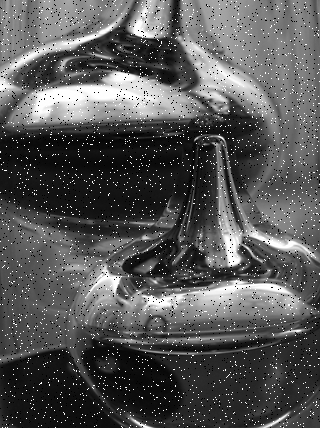
#> input picture HW2/noise_image.png, 320 x 428 px
$ python hw2.py
#> lines starting #> are read from the running program, lines starting #| are printed output that depends on the picture
#!/usr/bin/env python
# coding: utf-8

# In[1]:


import cv2
import numpy as np
import matplotlib.pyplot as plt
img = cv2.imread('noise_image.png')
#> img is the input picture: shape (428, 320, 3); min 0, max 255, mean 86.8
Height, width, channels = img.shape[:3]
#> Height = 428; width = 320; channels = 3
Mean_img= np.zeros((Height-2, width-2, 1), np.uint8)
Median_img= np.zeros((Height-2, width-2, 1), np.uint8)
noise_image_his=np.zeros(shape=256)
output1_his=np.zeros(shape=256)
output2_his=np.zeros(shape=256)
a= np.zeros((3,3))


# In[2]:


# mean filter
def Meanfilter(x,y,noiseimg):
    mean_value=0
    for i in range(0,3):
        for j in range(0,3):
            mean_value=mean_value+noiseimg[x+i,y+j,0]
    mean_value=mean_value//9
    return mean_value

for i in range(0,Height-2):
        for j in range(0,width-2):
            Mean_img[i,j,0]=Meanfilter(i,j,img)
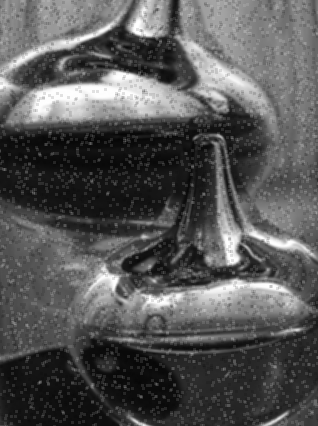
#> Mean_img: shape (426, 318, 1); min 5, max 254, mean 86.4
cv2.imwrite('output1.png',Mean_img)


# In[3]:


# median filter
def Medianfilter(x,y,sourceimg):

    for i in range(0,3):
            for j in range(0,3):
                a[i,j]=sourceimg[x+i,y+j,0]

    for n in range(0,8):
        for i in range(0,3):
            for j in range(0,3):
                nc=i
                nr=j+1
                if(j==2):
                    nc=(i+1)
                    nr=0
                    if(nc==3):
                        break
                if(a[i,j]>a[nc,nr]):
                    temp=a[i,j]
                    a[i,j]=a[nc,nr]
                    a[nc,nr]=temp
    return(a[1,1])
for i in range(0,Height-2):
        for j in range(0,width-2):
            Median_img[i,j,0]=Medianfilter(i,j,img)
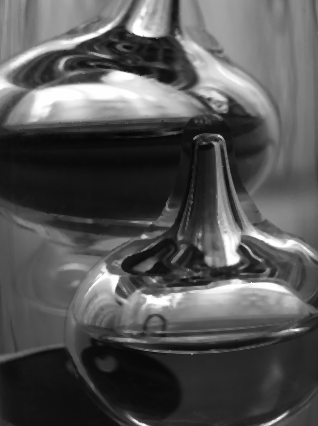
#> Median_img: shape (426, 318, 1); min 5, max 255, mean 84.7
cv2.imwrite('output2.png',Median_img)


# In[4]:


for i in range(0,Height):
            for j in range(0,width):
                a=img[i,j,0]
                noise_image_his[a]=noise_image_his[a]+1
for i in range(0,Height-2):
            for j in range(0,width-2):
                out1=Mean_img[i,j,0]
                out2=Median_img[i,j,0]
                output1_his[out1]=output1_his[out1]+1
                output2_his[out2]=output2_his[out2]+1
num_list = [i for i in range(0, 256)]

plt.plot(num_list,noise_image_his)
plt.savefig("noise_image_his.png")
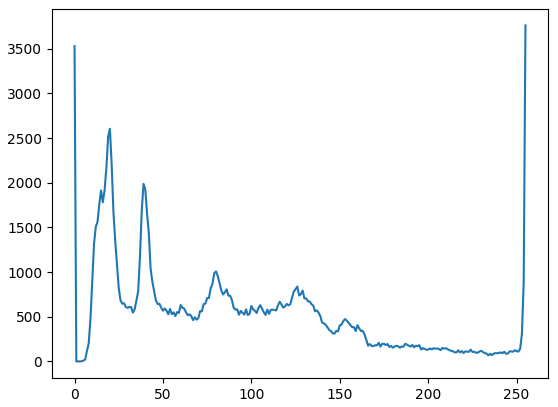
#> figure drawn by matplotlib, 1 panel; curve peaks at x = 255, y = 3761
plt.close()
plt.plot(num_list,output1_his)
plt.savefig("output1_his.png")
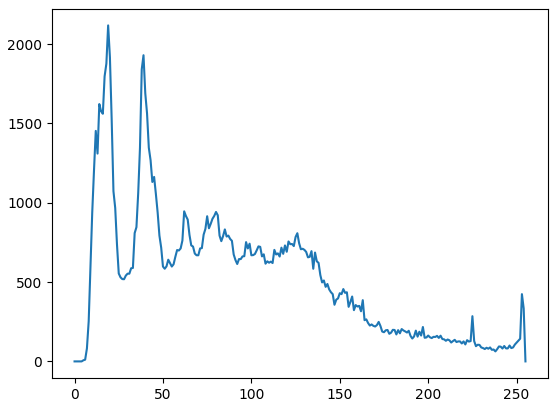
#> figure drawn by matplotlib, 1 panel; curve peaks at x = 19, y = 2118
plt.close()
plt.plot(num_list,output2_his)
plt.savefig("output2_his.png")
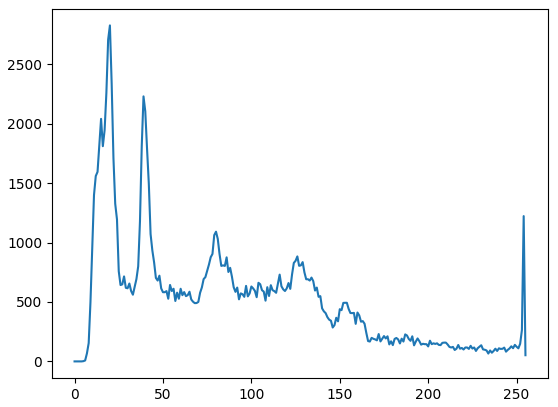
#> figure drawn by matplotlib, 1 panel; curve peaks at x = 20, y = 2826
plt.close()


# In[5]:


plt.subplot(2,2,1)
plt.plot(num_list,noise_image_his)
plt.subplot(2,2,2)
plt.plot(num_list,output1_his)
plt.subplot(2,2,3)
plt.plot(num_list,output2_his)


# In[ ]:


# In[ ]:
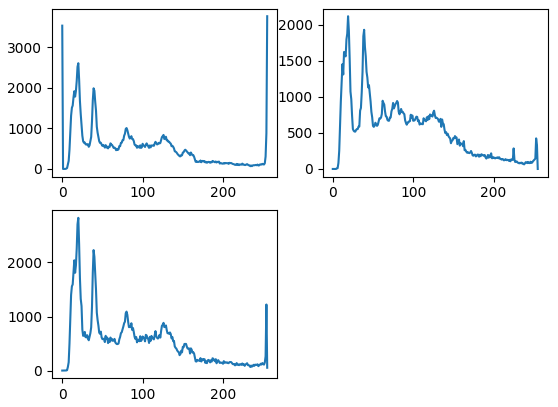
#> figure drawn by matplotlib, 3 panels; panel 1: curve peaks at x = 255, y = 3761; panel 2: curve peaks at x = 19, y = 2118; panel 3: curve peaks at x = 20, y = 2826
